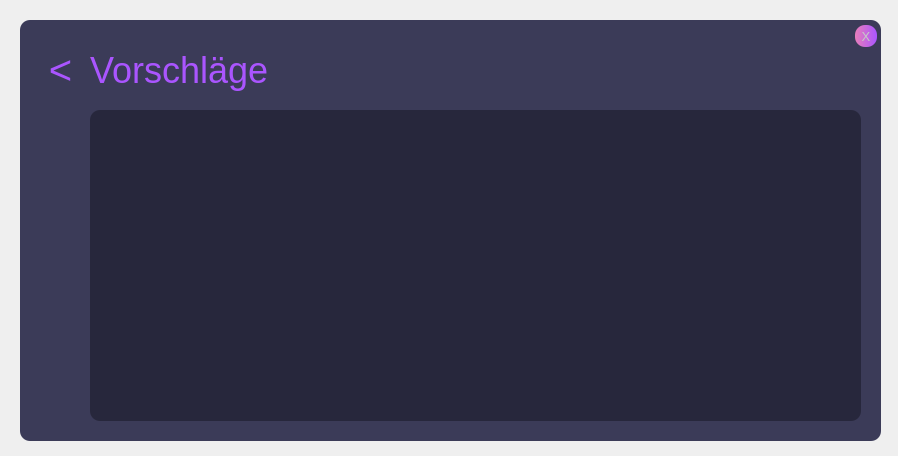
<?xml version="1.0" encoding="UTF-8"?>
<ui version="4.0">
 <class>Form</class>
 <widget class="QWidget" name="Form">
  <property name="geometry">
   <rect>
    <x>0</x>
    <y>0</y>
    <width>898</width>
    <height>456</height>
   </rect>
  </property>
  <property name="windowTitle">
   <string>Form</string>
  </property>
  <widget class="QFrame" name="frame">
   <property name="geometry">
    <rect>
     <x>20</x>
     <y>20</y>
     <width>861</width>
     <height>421</height>
    </rect>
   </property>
   <property name="styleSheet">
    <string notr="true">background-color: rgb(59, 59, 88);
border-radius:10px;
</string>
   </property>
   <property name="frameShape">
    <enum>QFrame::StyledPanel</enum>
   </property>
   <property name="frameShadow">
    <enum>QFrame::Raised</enum>
   </property>
   <widget class="QLabel" name="label">
    <property name="geometry">
     <rect>
      <x>70</x>
      <y>25</y>
      <width>181</width>
      <height>51</height>
     </rect>
    </property>
    <property name="font">
     <font>
      <family>Segoe UI</family>
      <pointsize>27</pointsize>
      <weight>50</weight>
      <bold>false</bold>
     </font>
    </property>
    <property name="styleSheet">
     <string notr="true">color: qlineargradient(spread:pad, x1:0, y1:0.460227, x2:1, y2:0.46, stop:0 rgba(231, 126, 186, 255), stop:1 rgba(170, 85, 255, 255));</string>
    </property>
    <property name="text">
     <string>Vorschläge</string>
    </property>
    <property name="alignment">
     <set>Qt::AlignLeading|Qt::AlignLeft|Qt::AlignVCenter</set>
    </property>
   </widget>
   <widget class="QPushButton" name="exit">
    <property name="geometry">
     <rect>
      <x>835</x>
      <y>5</y>
      <width>22</width>
      <height>22</height>
     </rect>
    </property>
    <property name="font">
     <font>
      <family>Segoe UI</family>
      <pointsize>10</pointsize>
      <weight>50</weight>
      <italic>false</italic>
      <bold>false</bold>
     </font>
    </property>
    <property name="styleSheet">
     <string notr="true">background-color: qlineargradient(spread:pad, x1:0, y1:0.460227, x2:1, y2:0.46, stop:0 rgba(231, 126, 186, 255), stop:1 rgba(170, 85, 255, 255));
border-radius:10px;
font: 10pt &quot;Segoe UI&quot;;
color:rgb(200, 200, 200);</string>
    </property>
    <property name="text">
     <string>X</string>
    </property>
   </widget>
   <widget class="QFrame" name="frame_3">
    <property name="geometry">
     <rect>
      <x>70</x>
      <y>90</y>
      <width>771</width>
      <height>311</height>
     </rect>
    </property>
    <property name="styleSheet">
     <string notr="true">background-color: rgb(39, 39, 60);</string>
    </property>
    <property name="frameShape">
     <enum>QFrame::StyledPanel</enum>
    </property>
    <property name="frameShadow">
     <enum>QFrame::Raised</enum>
    </property>
    <widget class="QListWidget" name="suggestionList">
     <property name="geometry">
      <rect>
       <x>10</x>
       <y>10</y>
       <width>751</width>
       <height>291</height>
      </rect>
     </property>
     <property name="styleSheet">
      <string notr="true">font: 20pt &quot;Segoe UI&quot;;
color: rgb(255, 255, 255);</string>
     </property>
    </widget>
   </widget>
   <widget class="QPushButton" name="backButton">
    <property name="geometry">
     <rect>
      <x>20</x>
      <y>34</y>
      <width>41</width>
      <height>31</height>
     </rect>
    </property>
    <property name="font">
     <font>
      <family>Segoe UI</family>
      <pointsize>30</pointsize>
      <weight>50</weight>
      <italic>false</italic>
      <bold>false</bold>
     </font>
    </property>
    <property name="styleSheet">
     <string notr="true">QPushButton#backButton{
color: qlineargradient(spread:pad, x1:0, y1:0.460227, x2:1, y2:0.46, stop:0 rgba(231, 126, 186, 255), stop:1 rgba(170, 85, 255, 255));
font: 30pt &quot;Segoe UI&quot;;

}
QPushButton#backButton:hover {
	font:  75 25pt &quot;Segoe UI&quot;;
}

QPushButton#backButton:pressed{
	color: rgb(59, 59, 88);
}</string>
    </property>
    <property name="text">
     <string>&lt;</string>
    </property>
   </widget>
  </widget>
 </widget>
 <resources/>
 <connections/>
</ui>
